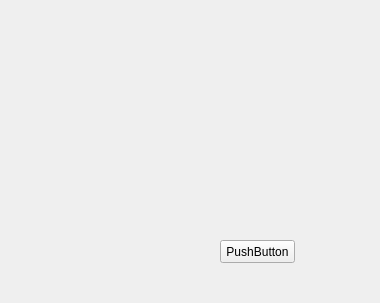
<?xml version="1.0" encoding="UTF-8"?>
<ui version="4.0">
 <class>Form</class>
 <widget class="QWidget" name="Form">
  <property name="geometry">
   <rect>
    <x>0</x>
    <y>0</y>
    <width>380</width>
    <height>303</height>
   </rect>
  </property>
  <property name="windowTitle">
   <string>Form</string>
  </property>
  <widget class="QPushButton" name="pushButton">
   <property name="geometry">
    <rect>
     <x>220</x>
     <y>240</y>
     <width>75</width>
     <height>23</height>
    </rect>
   </property>
   <property name="text">
    <string>PushButton</string>
   </property>
  </widget>
 </widget>
 <resources/>
 <connections/>
 <slots>
  <slot>FindID_to_login()</slot>
 </slots>
</ui>
